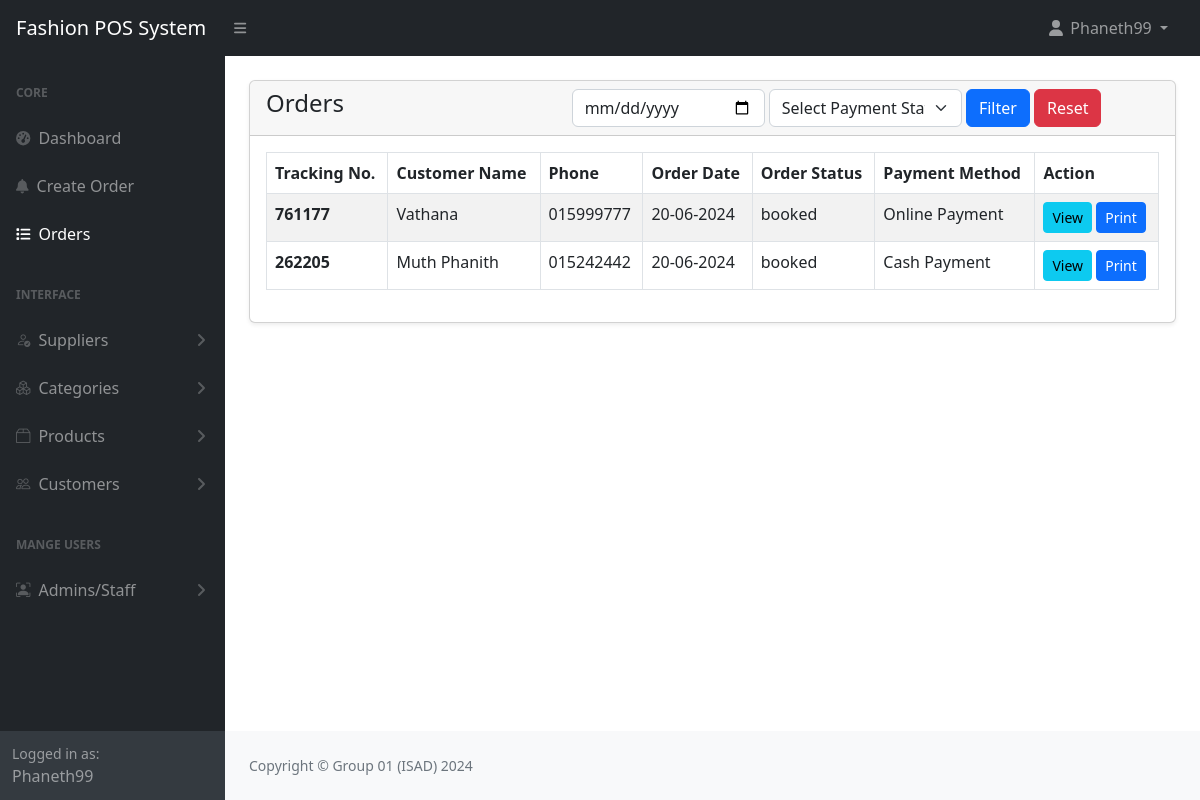
The app's page /admin/orders.php (signed in) with its own data.
### tables this page shows
CREATE TABLE `orders` (
  `id` int(11) NOT NULL,
  `customer_id` int(11) NOT NULL,
  `tracking_no` int(40) NOT NULL,
  `invoice_no` varchar(40) NOT NULL,
  `total_amount` varchar(40) NOT NULL,
  `order_date` date NOT NULL,
  `order_status` varchar(40) DEFAULT NULL,
  `payment_method` varchar(40) NOT NULL COMMENT 'cash,online',
  `order_placed_by_id` int(11) NOT NULL
);

CREATE TABLE `customers` (
  `id` int(11) NOT NULL,
  `name` varchar(40) NOT NULL,
  `email` varchar(40) DEFAULT NULL,
  `phone` varchar(40) DEFAULT NULL,
  `status` tinyint(1) NOT NULL DEFAULT 0 COMMENT '0=visible,1=hidden',
  `created_at` date NOT NULL DEFAULT current_timestamp()
);

### admin/orders.php (the view, shortened to what this page needs)
<?php include('includes/header.php'); ?>
<div class="container-fluid px-4">
    <div class="card mt-4 shadow-sm">
        <div class="card-header">
            <div class="row">
                <div class="col-md-4">
                    <h4 class="mb-0">Orders</h4>
                </div>
                <div class="col-md-8">
                    <form action="" method="GET">
                        <div class="row g-1">
                            <div class="col-md-4">
                                <input type="date" name="date" value="<?= isset($_GET['date']) == true ? $_GET['date'] : ''; ?>" class="form-control" />
                            </div>
                            <div class="col-md-4">
                                <select name="payment_status" class="form-select">
                                    <option value="">Select Payment Status</option>
                                </select>
                            </div>
                            <div class="col-md-4">
                                <button type="submit" class="btn btn-primary">Filter</button>
                                <a href="orders.php" class="btn btn-danger">Reset</a>
                            </div>
                        </div>
                    </form>
                </div>
            </div>
        </div>
        <div class="card-body">
            <?php
            if (isset($_GET['date']) || isset($_GET['payment_status'])) {
                $orderDate = validate($_GET['date']);
                $paymentStatus = validate($_GET['payment_status']);
                if ($orderDate != '' && $paymentStatus == '') {
                    $query = "SELECT o.*, c.*  FROM orders o, customers c
                    WHERE c.id = o.customer_id AND o.order_date ='$orderDate' ORDER BY o.id DESC";
                } elseif ($orderDate == '' && $paymentStatus != '') {
                    $query ="SELECT o.*, c.*  FROM orders o, customers c
                    WHERE c.id = o.customer_id
                    AND o.payment_method ='$paymentStatus'ORDER BY o.id DESC";
                } elseif ($orderDate != '' && $paymentStatus != '') {
                    $query = "SELECT o.*, c.* FROM orders o, customers c
                    WHERE c.id = o.customer_id AND o.order_date = '$orderDate'
                    AND o.payment_method = '$paymentStatus' ORDER BY o.id DESC";
                }
                else {
                    $query = "SELECT o.*, c.* FROM orders o, customers c
                    WHERE c.id = o.customer_id ORDER by o.id DESC";
                }
            }else{
                $query = "SELECT o.*, c.* FROM orders o, customers c
                    WHERE c.id = o.customer_id ORDER by o.id DESC";
            }
            $order = mysqli_query($conn,$query);
            if ($order) {
                if (mysqli_num_rows($order) > 0) {
            ?>
                    <div class="table-responsive">
                    <table class="table table-striped  table-bordered aligin-items-center justify-content-center">
                        <thead>
                            <tr>
                                <th>Tracking No.</th>
                                <th>Customer Name</th>
                                <th>Phone</th>
                                <th>Order Date</th>
                                <th>Order Status</th>
                                <th>Payment Method</th>
                                <th>Action</th>
                            </tr>
                        </thead>
                        <tbody>
                            <?php foreach ($order as $orderItem) : ?>
                                <tr>
                                    <td class="fw-bold"><?= $orderItem['tracking_no']; ?></td>
                                    <td><?= $orderItem['name']; ?></td>
                                    <td><?= $orderItem['phone']; ?></td>
                                    <td><?= date('d-m-Y', strtotime($orderItem['order_date'])); ?></td>
                                    <td><?= $orderItem['order_status']; ?></td>
                                    <td><?= $orderItem['payment_method']; ?></td>
                                    <td>
                                        <a href="orders-view.php?tracking=<?= $orderItem['tracking_no']; ?>" class="btn btn-info mb-0 px-2 btn-sm">View</a>
                                        <a href="orders-view-print.php?tracking=<?= $orderItem['tracking_no']; ?>" class="btn btn-primary mb-0 px-2 btn-sm">Print</a>
                                    </td>
                                </tr>
                            <?php endforeach; ?>
                        </tbody>
                    </table>
                </div>
            <?php
                } else {
                    echo '<h5>No Record Available</h5>';
                }
            } else {
                echo '<h5>Somehing Went Wrong!</h5>';
            }
            ?>
        </div>
        <?php include('includes/footer.php'); ?>

### records on screen
orders: tracking_no "761177", customer.name "Vathana", customer.phone "015999777", order_date "20-06-2024", order_status "booked", payment_method "Online Payment"
orders: tracking_no "262205", customer.name "Muth Phanith", customer.phone "015242442", order_date "20-06-2024", order_status "booked", payment_method "Cash Payment"

### other values on screen
$_SESSION['loggedInUser']['name'] "Phaneth99"
